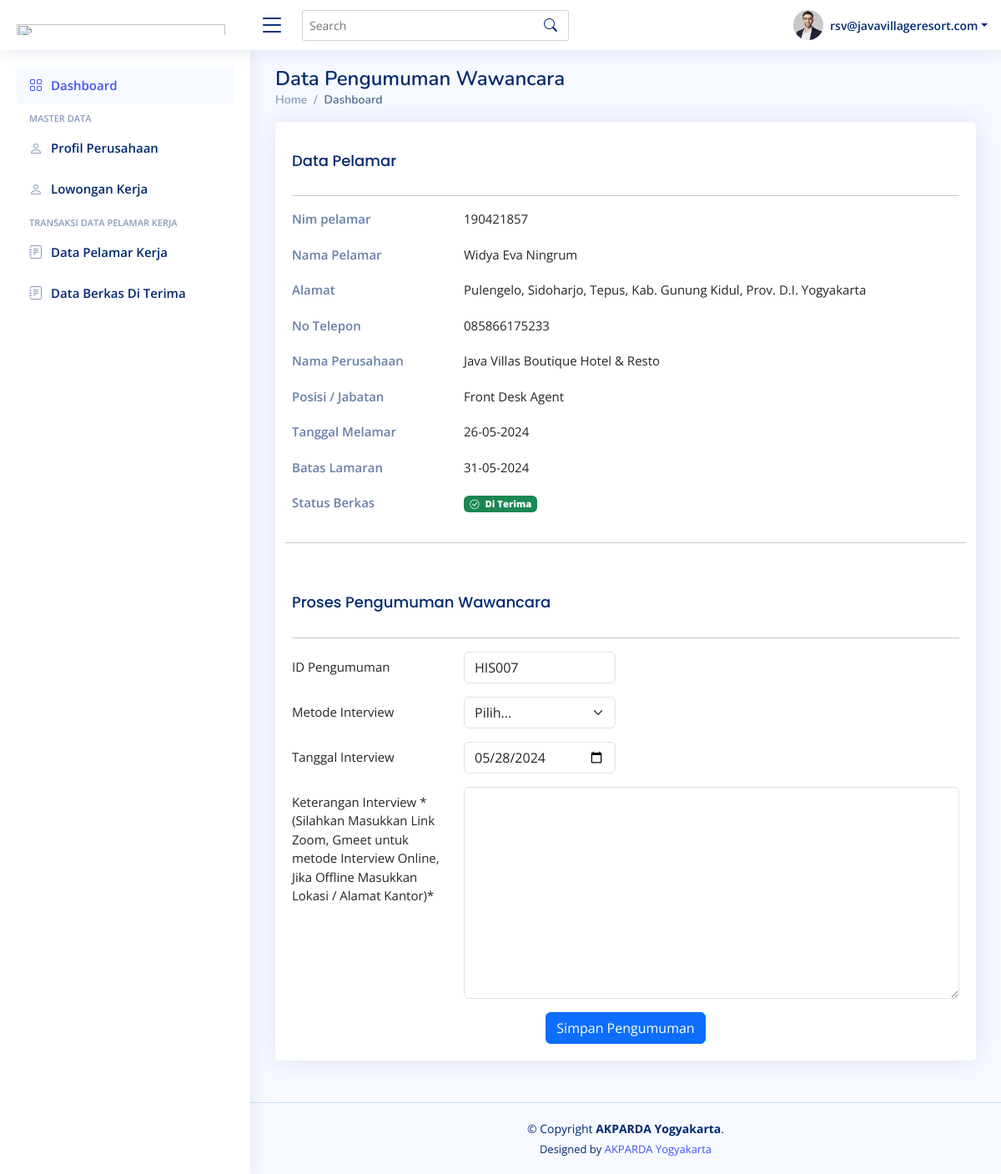
Screenshot of /Perusahaan/buat_pengumuman.php?id_berkas=BKS001 (signed in) with the database file from the repository.
### tables this page shows
CREATE TABLE `tb_perusahaan` (
  `id_perusahaan` tinyint(6) NOT NULL,
  `tanggal_daftar` date NOT NULL,
  `nama_perusahaan` varchar(100) NOT NULL,
  `bidang_usaha` varchar(100) NOT NULL,
  `deskripsi_bidang` mediumtext NOT NULL,
  `alamat` mediumtext NOT NULL,
  `email_perusahaan` varchar(100) NOT NULL,
  `telepon` varchar(20) NOT NULL,
  `website` varchar(50) NOT NULL,
  `username` varchar(50) NOT NULL,
  `password` char(32) NOT NULL,
  `status` enum('Aktif','Pending','') NOT NULL
);

CREATE TABLE `tb_berkas_pelamar` (
  `id_berkas` varchar(11) NOT NULL,
  `nim` int(11) NOT NULL,
  `tanggal_apply` date NOT NULL,
  `id_lowongan` int(11) NOT NULL,
  `id_perusahaan` tinyint(6) NOT NULL,
  `ktp` varchar(100) NOT NULL,
  `ijazah` varchar(100) NOT NULL,
  `transkip` varchar(100) NOT NULL,
  `CV` varchar(100) NOT NULL,
  `surat_OJT` varchar(100) NOT NULL,
  `resume` varchar(100) NOT NULL,
  `status_berkas` enum('Menunggu','Di Terima','Di Tolak','') NOT NULL,
  `keterangan` mediumtext NOT NULL
);

CREATE TABLE `tb_alumni` (
  `nim` int(11) NOT NULL,
  `nama_lengkap` varchar(100) NOT NULL,
  `tempat_lahir` varchar(50) NOT NULL,
  `tanggal_lahir` date NOT NULL,
  `jenis_kelamin` enum('Laki-Laki','Perempuan','','') NOT NULL,
  `agama` enum('Islam','Kristen','Katholik','Hindu','Budha') NOT NULL,
  `nama_orangtua` varchar(100) NOT NULL,
  `alamat_orangtua` mediumtext NOT NULL,
  `alamat_mahasiswa` mediumtext NOT NULL,
  `no_telepon` char(13) NOT NULL,
  `email` varchar(100) NOT NULL,
  `password` char(32) NOT NULL,
  `judul_TA` mediumtext NOT NULL,
  `dosen_pembimbing_1` varchar(50) NOT NULL,
  `dosen_pembimbing_2` varchar(50) NOT NULL,
  `total_sks` int(11) NOT NULL,
  `tanggal_wisuda` date NOT NULL,
  `ipk` varchar(20) NOT NULL
);

CREATE TABLE `tb_lowongan` (
  `id_lowongan` int(11) NOT NULL,
  `id_perusahaan` tinyint(6) NOT NULL,
  `judul` varchar(100) NOT NULL,
  `posisi` varchar(50) NOT NULL,
  `benefit` varchar(50) NOT NULL,
  `tanggal_buat` date NOT NULL,
  `tanggal_berakhir` date NOT NULL,
  `deskripsi` mediumtext NOT NULL,
  `lokasi` varchar(100) NOT NULL,
  `photos` text NOT NULL,
  `status_lowker` enum('Aktif','Expired','','') NOT NULL
);

### Perusahaan/buat_pengumuman.php (the view, shortened to what this page needs)
<?php
include 'header.php';
?>
 <main id="main" class="main">
    <div class="pagetitle">
      <h1>Data Pengumuman Wawancara</h1>
      <nav>
        <ol class="breadcrumb">
          <li class="breadcrumb-item"><a href="#">Home</a></li>
          <li class="breadcrumb-item active">Dashboard</li>
        </ol>
      </nav>
    </div>
    <section class="section profile">
      <div class="row">
        <div class="col-xl-12">
          <div class="card">
            <div class="card-body pt-3">
<?php
include '../db/koneksi.php';
$query = mysqli_query($con, "SELECT max(id_history_lamar) as kodeTerbesar FROM tb_history_lamar");
$data = mysqli_fetch_array($query);
$kode = $data['kodeTerbesar'];
$urutan = (int) substr($kode, 3, 3);
$urutan++;
$huruf = "HIS";
$kode = $huruf . sprintf("%03s", $urutan);
?>
 <form action="buat_pengumuman_save.php" method="post" class="row g-3">
  <?php
    if(isset($_GET['id_berkas'])){
        $id   =$_GET['id_berkas'];
    }
    else {
        die ("Tidak ada data!");
    }
    include "../db/koneksi.php";
    $query          =mysqli_query($con, "SELECT * from tb_berkas_pelamar
LEFT JOIN tb_alumni ON tb_berkas_pelamar.nim=tb_alumni.nim
LEFT JOIN tb_lowongan ON tb_berkas_pelamar.id_lowongan=tb_lowongan.id_lowongan
LEFT JOIN tb_perusahaan ON tb_berkas_pelamar.id_perusahaan=tb_perusahaan.id_perusahaan WHERE id_berkas='$id'");
    $row         =mysqli_fetch_array($query);
    ?>
              <div class="tab-pane fade show active profile-overview" id="profile-overview">
                  <h5 class="card-title">Data Pelamar</h5>
                  <hr>
                  <div class="row">
                    <div class="col-lg-3 col-md-4 label ">Nim pelamar</div>
                    <div class="col-lg-9 col-md-8"><?php  echo $row['nim'] ?></div>
                  </div>
                  <div class="row">
                    <div class="col-lg-3 col-md-4 label ">Nama Pelamar</div>
                    <div class="col-lg-9 col-md-8"><?php  echo $row['nama_lengkap'] ?></div>
                  </div>
                  <div class="row">
                    <div class="col-lg-3 col-md-4 label">Alamat</div>
                    <div class="col-lg-9 col-md-8"><?php  echo $row['alamat_mahasiswa'] ?></div>
                  </div>
                  <div class="row">
                    <div class="col-lg-3 col-md-4 label">No Telepon</div>
                    <div class="col-lg-9 col-md-8"><?php  echo $row['no_telepon'] ?></div>
                  </div>
                   <div class="row">
                    <div class="col-lg-3 col-md-4 label">Nama Perusahaan</div>
                    <div class="col-lg-9 col-md-8"><?php  echo $row['nama_perusahaan'] ?></div>
                  </div>
                  <div class="row">
                    <div class="col-lg-3 col-md-4 label">Posisi / Jabatan</div>
                    <div class="col-lg-9 col-md-8"><?php  echo $row['posisi'] ?></div>
                  </div>
                  <div class="row">
                    <div class="col-lg-3 col-md-4 label">Tanggal Melamar</div>
                    <div class="col-lg-9 col-md-8"><?php echo date('d-m-Y', strtotime($row["tanggal_apply"]));?></div>
                  </div>
                  <div class="row">
                    <div class="col-lg-3 col-md-4 label">Batas Lamaran</div>
                    <div class="col-lg-9 col-md-8"><?php echo date('d-m-Y', strtotime($row["tanggal_berakhir"]));?></div>
                  </div>
                   <div class="row">
                    <div class="col-lg-3 col-md-4 label">Status Berkas</div>
                    <div class="col-lg-9 col-md-8"> <?php
                                            if ($row['status_berkas']=="Di Terima") {
echo '<div class ="badge bg-success" > <i class="bi bi-check-circle me-1"></i> <b>Di Terima</b> </div>';
}
else if ($row['status_berkas']=="Di Tolak") {
echo '<div class =""badge bg-danger"> <i class="bi bi-exclamation-octagon me-1"></i> <b>Di Tolak</b> </div>';
}
?></div>
                  </div>
                </div>
                 <hr>
              <div class="tab-content pt-2">
                <div class="tab-pane fade show active profile-overview" id="profile-overview">
                  <h5 class="card-title">Proses Pengumuman Wawancara</h5>
                   <hr>
                    <div class="row mb-3">
                      <label for="fullName" class="col-md-4 col-lg-3 col-form-label">ID Pengumuman</label>
                      <div class="col-md-3 col-lg-3">
                      <input type="text" name="id_history_lamar" class="form-control" value="<?php echo $kode ?>" readonly>
                      </div>
                    </div>
                    <div class="row mb-3">
                      <label for="Job" class="col-md-4 col-lg-3 col-form-label">Metode Interview</label>
                      <div class="col-md-3 col-lg-3">
                        <select id="inputState" class="form-select" name="metode_interview" required>
                    <option selected>Pilih...</option>
                     </select>
                      </div>
                    </div>
                    <div class="row mb-3">
                      <label for="Country" class="col-md-4 col-lg-3 col-form-label">Tanggal Interview</label>
                      <div class="col-md-3 col-lg-3">
                        <input type="date" name="tanggal_interview" class="form-control" value="<?php echo date('Y-m-d');?>"/ required>
                      </div>
                    </div>
                    <div class="row mb-3">
                      <label for="Address" class="col-md-4 col-lg-3 col-form-label">Keterangan Interview *(Silahkan Masukkan Link Zoom, Gmeet untuk metode Interview Online, Jika Offline Masukkan Lokasi / Alamat Kantor)*</label>
                      <div class="col-md-8 col-lg-9">
                        <textarea class="form-control" name="ket_interview" id="editor"  rows="10" required></textarea>
                      </div>
                    </div>
                   <div class="text-center">
        <input type="submit" name="save" class="btn btn-primary" value="Simpan Pengumuman">
      </div>
                  </form>
                </div>
              </div>
            </div>
          </div>
    </section>
</main>
<?php include 'footer.php';  ?>

### Perusahaan/header.php (shortened to what this page needs)
<!DOCTYPE html>
<html lang="en">
<head>
  <link href="assets/vendor/bootstrap/css/bootstrap.min.css" rel="stylesheet">
  <link href="assets/vendor/bootstrap-icons/bootstrap-icons.css" rel="stylesheet">
  <link href="assets/vendor/boxicons/css/boxicons.min.css" rel="stylesheet">
  <link href="assets/vendor/quill/quill.snow.css" rel="stylesheet">
  <link href="assets/vendor/quill/quill.bubble.css" rel="stylesheet">
  <link href="assets/vendor/remixicon/remixicon.css" rel="stylesheet">
  <link href="assets/vendor/simple-datatables/style.css" rel="stylesheet">
  <link href="assets/css/style.css" rel="stylesheet">
</head>
<?php
include '../db/koneksi.php';
$sql=mysqli_query($con, "SELECT * FROM tb_perusahaan where email_perusahaan='$_SESSION[useridd]'");
$VarData=mysqli_fetch_array($sql);
?>
<body>
  <header id="header" class="header fixed-top d-flex align-items-center">
    <div class="d-flex align-items-center justify-content-between">
      <a href="index.html" class="logo d-flex align-items-center">
         <h1 class="logo me-auto"><img src="../images/iconlog.png" alt="" class="img-fluid" width="250px;" height="80px;"></h1>
      </a>
      <i class="bi bi-list toggle-sidebar-btn"></i>
    </div>
    <div class="search-bar">
      <form class="search-form d-flex align-items-center" method="POST" action="#">
        <input type="text" name="query" placeholder="Search" title="Enter search keyword">
        <button type="submit" title="Search"><i class="bi bi-search"></i></button>
      </form>
    </div>
    <nav class="header-nav ms-auto">
      <ul class="d-flex align-items-center">
        <li class="nav-item dropdown pe-3">
          <a class="nav-link nav-profile d-flex align-items-center pe-0" href="#" data-bs-toggle="dropdown">
            <img src="assets/img/profile-img.jpg" alt="Profile" class="rounded-circle">
            <span class="d-none d-md-block dropdown-toggle ps-2"><?php echo $VarData['email_perusahaan']; ?></span>
          </a>
            <?php
          if(!isset($_SESSION['useridd'])){
            ?>
             <?php
          }else{
            ?>
      </li>
       <?php
          }
          ?>
    </ul>
  </nav>
  </header>
  <aside id="sidebar" class="sidebar">
    <ul class="sidebar-nav" id="sidebar-nav">
      <li class="nav-item">
        <a class="nav-link " href="dashboard.php">
          <i class="bi bi-grid"></i>
          <span>Dashboard</span>
        </a>
      </li>
        <li class="nav-heading">Master Data</li>
         <li class="nav-item">
        <a class="nav-link collapsed" href="profil_perusahaan.php">
          <i class="bi bi-person"></i>
          <span>Profil Perusahaan</span>
        </a>
      </li>
       <li class="nav-item">
        <a class="nav-link collapsed" href="lowongan_kerja.php">
          <i class="bi bi-person"></i>
          <span>Lowongan Kerja</span>
        </a>
      </li>
        <li class="nav-heading">Transaksi Data Pelamar Kerja</li>
        <li class="nav-item">
        <a class="nav-link collapsed" href="data_pelamar.php">
          <i class="bi bi-journal-text"></i>
          <span>Data Pelamar Kerja</span>
        </a>
      </li>
        <li class="nav-item">
        <a class="nav-link collapsed" href="pelamar_diterima.php">
          <i class="bi bi-journal-text"></i>
          <span>Data Berkas Di Terima</span>
        </a>
      </li>
    </ul>
  </aside>
</body>
</html>

### Perusahaan/assets/css/style.css (style rules this page uses)
:root { scroll-behavior: smooth; }
body { font-family: "Open Sans", sans-serif; background: #f6f9ff; color: #444444; }
a { color: #4154f1; text-decoration: none; }
h1, h2, h3, h4, h5, h6 { font-family: "Nunito", sans-serif; }
#main { margin-top: 60px; padding: 20px 30px; transition: all 0.3s; }
.pagetitle { margin-bottom: 10px; }
.pagetitle h1 { font-size: 24px; margin-bottom: 0; font-weight: 600; color: #012970; }
.card { margin-bottom: 30px; border: none; border-radius: 5px; box-shadow: 0px 0 30px rgba(1, 41, 112, 0.1); }
.card-title { padding: 20px 0 15px 0; font-size: 18px; font-weight: 500; color: #012970; font-family: "Poppins", sans-serif; }
.card-body { padding: 0 20px 20px 20px; }
.breadcrumb { font-size: 14px; font-family: "Nunito", sans-serif; color: #899bbd; font-weight: 600; }
.breadcrumb a { color: #899bbd; transition: 0.3s; }
.breadcrumb .breadcrumb-item::before { color: #899bbd; }
.breadcrumb .active { color: #51678f; font-weight: 600; }
.logo { line-height: 1; }
@media (min-width: 1200px) { .logo { width: 280px; } }
.logo img { max-height: 26px; margin-right: 6px; }
.header { transition: all 0.5s; z-index: 997; height: 60px; box-shadow: 0px 2px 20px rgba(1, 41, 112, 0.1); background-color: #fff; padding-left: 20px; }
.header .toggle-sidebar-btn { font-size: 32px; padding-left: 10px; cursor: pointer; color: #012970; }
.header .search-bar { min-width: 360px; padding: 0 20px; }
.header .search-form { width: 100%; }
.header .search-form input { border: 0; font-size: 14px; color: #012970; border: 1px solid rgba(1, 41, 112, 0.2); padding: 7px 38px 7px 8px; border-radius: 3px; transition: 0.3s; width: 100%; }
.header .search-form button { border: 0; padding: 0; margin-left: -30px; background: none; }
.header .search-form button i { color: #012970; }
.header-nav ul { list-style: none; }
.header-nav>ul { margin: 0; padding: 0; }
.header-nav .nav-profile { color: #012970; }
.header-nav .nav-profile img { max-height: 36px; }
.header-nav .nav-profile span { font-size: 14px; font-weight: 600; }
.sidebar { position: fixed; top: 60px; left: 0; bottom: 0; width: 300px; z-index: 996; transition: all 0.3s; padding: 20px; overflow-y: auto; scrollbar-width: thin; scrollbar-color: #aab7cf transparent; box-shadow: 0px 0px 20px rgba(1, 41, 112, 0.1); background-color: #fff; }
@media (min-width: 1200px) { #main, #footer { margin-left: 300px; } }
.sidebar-nav { padding: 0; margin: 0; list-style: none; }
.sidebar-nav li { padding: 0; margin: 0; list-style: none; }
.sidebar-nav .nav-item { margin-bottom: 5px; }
.sidebar-nav .nav-heading { font-size: 11px; text-transform: uppercase; color: #899bbd; font-weight: 600; margin: 10px 0 5px 15px; }
.sidebar-nav .nav-link { display: flex; align-items: center; font-size: 15px; font-weight: 600; color: #4154f1; transition: 0.3; background: #f6f9ff; padding: 10px 15px; border-radius: 4px; }
.sidebar-nav .nav-link i { font-size: 16px; margin-right: 10px; color: #4154f1; }
.sidebar-nav .nav-link.collapsed { color: #012970; background: #fff; }
.sidebar-nav .nav-link.collapsed i { color: #899bbd; }
.profile .profile-overview .row { margin-bottom: 20px; font-size: 15px; }
.profile .profile-overview .card-title { color: #012970; }
.profile .profile-overview .label { font-weight: 600; color: rgba(1, 41, 112, 0.6); }

### rows the page displays
tb_perusahaan: email_perusahaan "rsv@javavillageresort.com"
tb_berkas_pelamar: nim.nim "190421857", nim.nama_lengkap "Widya Eva Ningrum", nim.alamat_mahasiswa "Pulengelo, Sidoharjo, Tepus, Kab. Gunung Kidul, Prov. D.I. Yogyakarta", nim.no_telepon "085866175233", id_perusahaan.nama_perusahaan "Java Villas Boutique Hotel & Resto", id_lowongan.posisi "Front Desk Agent", tanggal_apply "26-05-2024", id_lowongan.tanggal_berakhir "31-05-2024"
